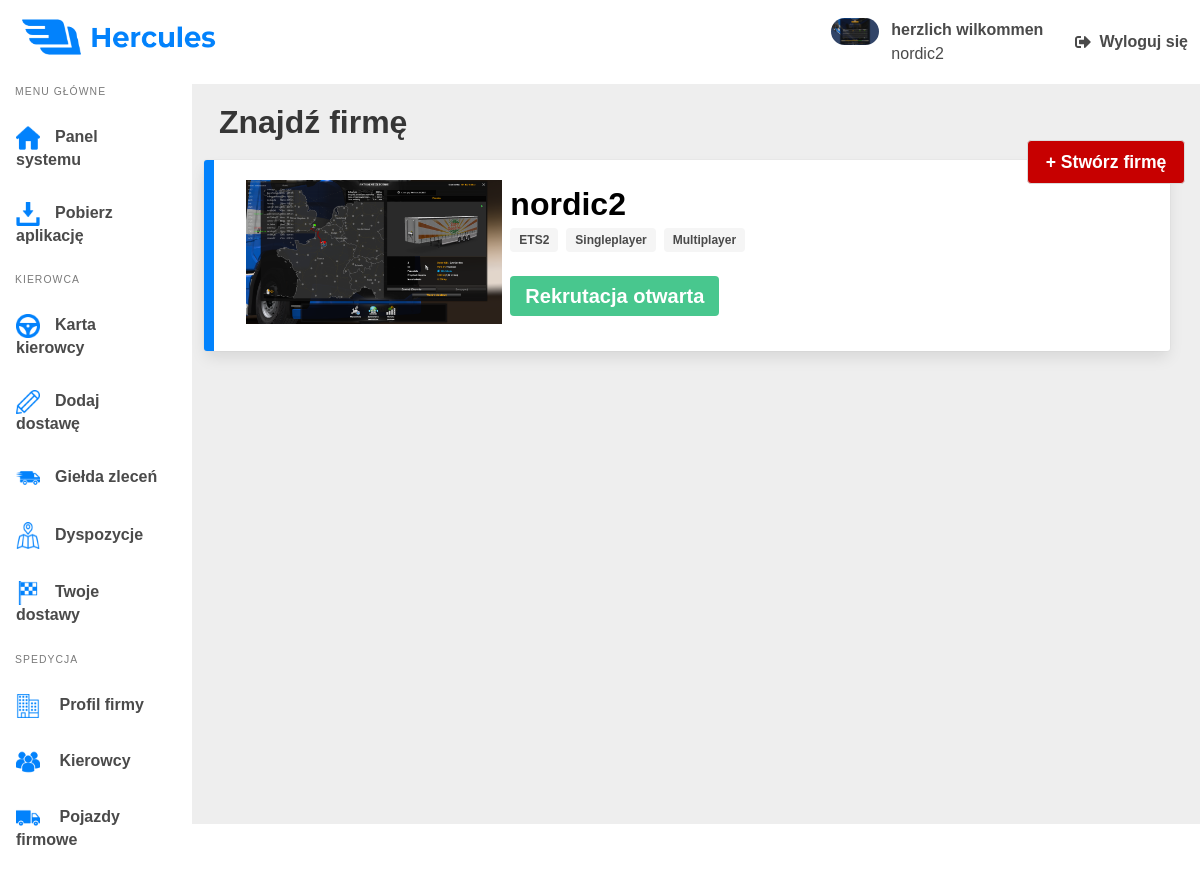
Page /Companies (signed in) on the earlier database version.
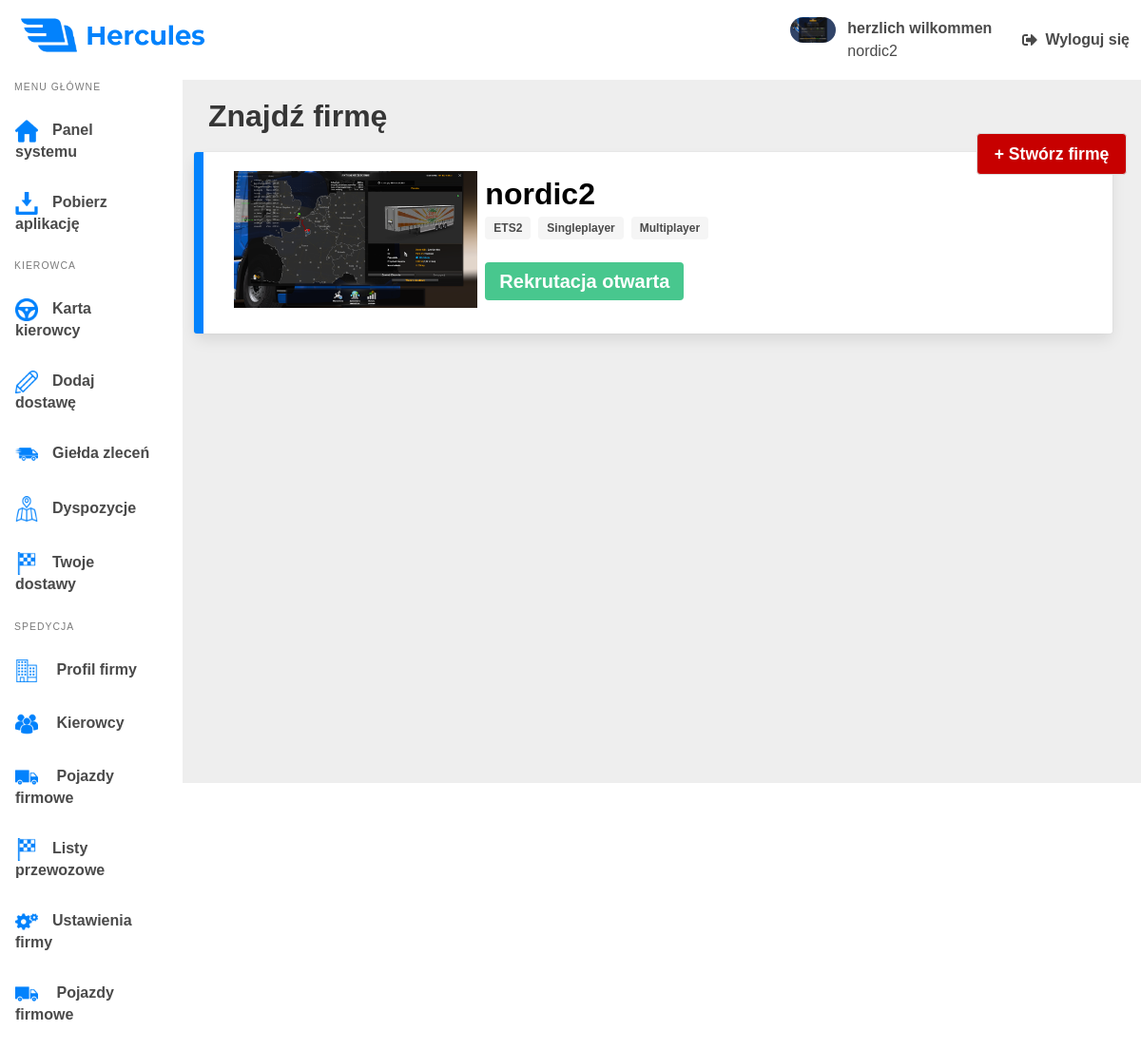
Same page on the later database version.
### hercules_app/views.py (the view)
def FindCompanyView(request):
    driver_info = Driver.get_driver_info(request)
    driver = {
        'nick': driver_info.nick,
        'company': driver_info.company,
        'position': driver_info.position,
        'avatar': driver_info.avatar,
    }
    companies = Company.objects.all().order_by('is_recruiting')
    return render(request, 'hercules_app/find_company.html', {'driver': driver, 'companies': companies})

### hercules_app/models.py (called while the page is built)
    def get_vehicle_info(driver):
        try:
            vehicle = Vehicle.objects.get(driver=driver)
            vehicle_info = {
                'brand': vehicle.brand,
                'model': vehicle.model,
                'cabin': vehicle.cabin,
                'engine_power': vehicle.engine_power,
                'odometer': vehicle.odometer,
                'photo': vehicle.photo.url,
            }
        except:
            vehicle_info = ''
        finally:
            return vehicle_info

    def set_driver_info(request):
        driver_info = Driver.get_driver_info_from_database(request.user)
        request.session['driver_info'] = driver_info

### hercules_app/templates/hercules_app/find_company.html (shortened to what the changed rows need)
{% load static %}
<!DOCTYPE html>
<html lang="pl-pl">
<head>
    <link rel="stylesheet" href="https://cdn.jsdelivr.net/npm/bulma@0.8.0/css/bulma.min.css">
    <link rel="stylesheet" type="text/css" href="{% static '/css/panel.css' %}">
    <link rel="stylesheet" type="text/css" href="{% static '/css/main.css' %}">
    <link rel="stylesheet" type="text/css" href="{% static '/css/find_company.css' %}">
    <link rel="stylesheet" href="https://cdn.jsdelivr.net/npm/bulma@0.8.0/css/bulma.min.css">
</head>
<body>
    <div class="wrapper">
        <div class="columns">
            <aside class="column is-2 aside is-hidden-mobile is-placed-left">
                <nav class="menu">
                    <ul class="menu-list">
                        {% if driver.position == "Szef" or driver.position == "Spedytor" %}
                        <li>
                            <a href="/Waybills">
                                <p class="option waybills">Listy przewozowe</p>
                            </a>
                        </li>
                        {% endif %}
                        {% if driver.position == "Szef" %}
                        <li>
                            <a href="/Settings">
                                <p class="option settings">Ustawienia firmy</p>
                            </a>
                        </li>
                        <li>
                            <a href="/Statistics/">
                                <p class="option vehicles">{% if driver.position == "" %} Twoje pojazdy {% else %} Pojazdy
                                    firmowe {% endif %}</p>
                            </a>
                        </li>
                        {% endif %}
                    </ul>
                </nav>
            </aside>
            <main class="column main">
                <header>
                    <h1 class="title">Znajdź firmę</h1>
                </header>
                {% if companies %}
                {% for company in companies %}
                <div class="box card company-offer">
                    <a href="/Companies/{{ company.id }}">
                        <div class="columns">
                            <div class="column">
                                <h1 class="company-name">{{ company.name }}</h1>
                            </div>
                        </div>
                    </a>
                </div>
                {% endfor %}
                {% endif %}
            </main>
        </div>
    </div>
</body>
</html>

Differences in the rows shown:
changed Driver "herzlich wilkommen": position "Właściciel" → "Szef" (drawn)
Other differences:
text now shown: "Listy przewozowe Ustawienia firmy Pojazdy firmowe"
